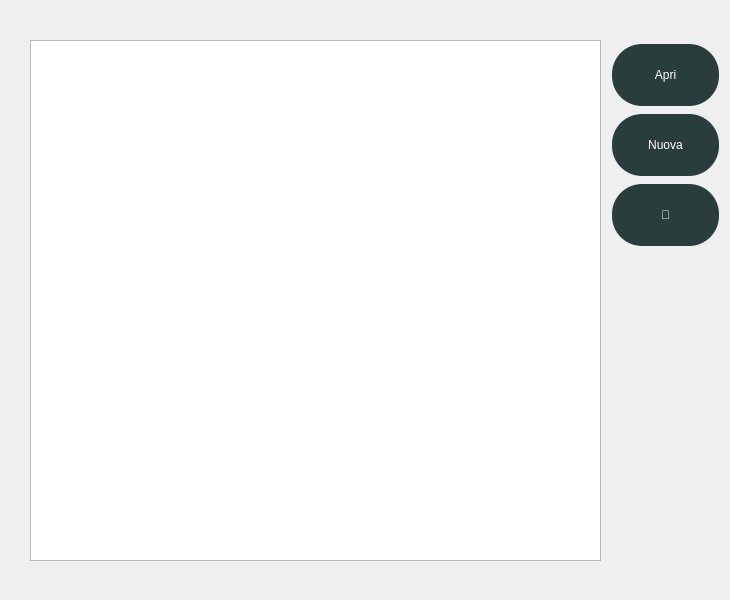
<?xml version="1.0" encoding="UTF-8"?>
<ui version="4.0">
 <class>Form</class>
 <widget class="QWidget" name="Form">
  <property name="geometry">
   <rect>
    <x>0</x>
    <y>0</y>
    <width>730</width>
    <height>600</height>
   </rect>
  </property>
  <property name="minimumSize">
   <size>
    <width>730</width>
    <height>600</height>
   </size>
  </property>
  <property name="maximumSize">
   <size>
    <width>730</width>
    <height>600</height>
   </size>
  </property>
  <property name="windowTitle">
   <string>Form</string>
  </property>
  <widget class="QLabel" name="sfondoOrdine">
   <property name="geometry">
    <rect>
     <x>0</x>
     <y>20</y>
     <width>730</width>
     <height>600</height>
    </rect>
   </property>
   <property name="text">
    <string/>
   </property>
   <property name="pixmap">
    <pixmap resource="imaginOrdine.qrc">:/newPrefix/imagine1.jpg</pixmap>
   </property>
   <property name="scaledContents">
    <bool>true</bool>
   </property>
  </widget>
  <widget class="QListView" name="listView">
   <property name="geometry">
    <rect>
     <x>30</x>
     <y>40</y>
     <width>571</width>
     <height>521</height>
    </rect>
   </property>
  </widget>
  <widget class="QPushButton" name="ButtonApri">
   <property name="geometry">
    <rect>
     <x>610</x>
     <y>40</y>
     <width>111</width>
     <height>70</height>
    </rect>
   </property>
   <property name="styleSheet">
    <string notr="true">QPushButton#ButtonApri{
  background-color:#293d3d;
  border-radius: 30px;
  color: white;
  padding: 16px 32px;
  text-align: center;
  text-decoration: none;
  display: inline-block;
  font-size: 12px;
  margin: 4px 2px;
  transition-duration: 0.4s;
  cursor: pointer;
}
QPushButton#ButtonApri:pressed{
 background-color: white; 
  color: black; 
  border: 3px solid #4CAF50;
}
QPushButton#ButtonApri:hover {background-color: 	 #d1e0e0;}</string>
   </property>
   <property name="text">
    <string>Apri</string>
   </property>
  </widget>
  <widget class="QPushButton" name="ButtonHome">
   <property name="geometry">
    <rect>
     <x>610</x>
     <y>180</y>
     <width>111</width>
     <height>70</height>
    </rect>
   </property>
   <property name="styleSheet">
    <string notr="true">QPushButton#ButtonHome{
  background-color:#293d3d;
  border-radius: 30px;
  color: white;
  padding: 16px 32px;
  text-align: center;
  text-decoration: none;
  display: inline-block;
  font-size: 12px;
  margin: 4px 2px;
  transition-duration: 0.4s;
  cursor: pointer;
}
QPushButton#ButtonHome:pressed{
 background-color: white; 
  color: black; 
  border: 3px solid #4CAF50;
}
QPushButton#ButtonHome:hover {background-color: 	 #d1e0e0;}</string>
   </property>
   <property name="text">
    <string></string>
   </property>
  </widget>
  <widget class="QPushButton" name="ButtonNuovoOrdine">
   <property name="geometry">
    <rect>
     <x>610</x>
     <y>110</y>
     <width>111</width>
     <height>70</height>
    </rect>
   </property>
   <property name="styleSheet">
    <string notr="true">QPushButton#ButtonNuovoOrdine{
  background-color:#293d3d;
  border-radius: 30px;
  color: white;
  padding: 16px 32px;
  text-align: center;
  text-decoration: none;
  display: inline-block;
  font-size: 12px;
  margin: 4px 2px;
  transition-duration: 0.4s;
  cursor: pointer;
}
QPushButton#ButtonNuovoOrdine:pressed{
 background-color: white; 
  color: black; 
  border: 3px solid #4CAF50;
}
QPushButton#ButtonNuovoOrdine:hover {background-color: 	 #d1e0e0;}</string>
   </property>
   <property name="text">
    <string>Nuova</string>
   </property>
  </widget>
 </widget>
 <resources>
  <include location="imaginOrdine.qrc"/>
 </resources>
 <connections/>
</ui>
